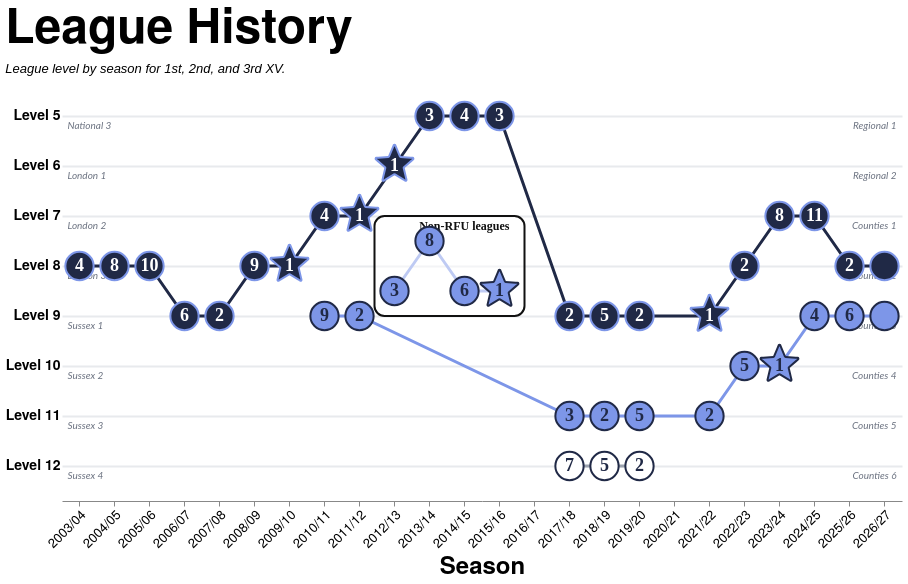

Vega-Lite specification stored for this chart:
### Vega-Lite specification from a JSON file in a GitHub repository (floating-point values rounded to 4 significant figures)
{"config": {"axis": {"labelFont": "PT Sans Narrow, Helvetica Neue, Helvetica, Arial, sans-serif", "titleFont": "PT Sans Narrow, Helvetica Neue, Helvetica, Arial, sans-serif", "labelFontSize": 13, "titleFontSize": 24, "gridColor": "#202947", "gridOpacity": 0.2, "zindex": 1}, "text": {"font": "Lato, sans-serif"}, "bar": {"cornerRadiusEnd": 5}, "header": {"labelFont": "PT Sans Narrow, Helvetica Neue, Helvetica, Arial, sans-serif", "titleFont": "PT Sans Narrow, Helvetica Neue, Helvetica, Arial, sans-serif", "labelFontSize": 24, "titleFontSize": 28, "labelFontWeight": "bold", "orient": "left"}, "legend": {"labelFont": "PT Sans Narrow, Helvetica Neue, Helvetica, Arial, sans-serif", "titleFont": "PT Sans Narrow, Helvetica Neue, Helvetica, Arial, sans-serif", "labelFontSize": 14, "titleFontSize": 16, "titlePadding": 5, "fillColor": "white", "strokeColor": "black", "padding": 10, "titleFontWeight": "lighter", "titleFontStyle": "italic", "titleColor": "gray", "offset": 10}, "title": {"font": "PT Sans Narrow, Helvetica Neue, Helvetica, Arial, sans-serif", "fontSize": 48, "fontWeight": "bold", "anchor": "start", "align": "center", "titlePadding": 20, "subtitlePadding": 10, "subtitleFontSize": 13, "subtitleColor": "", "subtitleFontStyle": "italic", "offset": 15, "color": "black"}, "axisX": {"labelAngle": 0}, "facet": {"title": null, "header": null, "align": {"row": "each", "column": "each"}, "spacing": 10}, "resolve": {"scale": {"y": "independent", "facet": "independent"}}, "background": "transparent", "scale": {"offsetBandPaddingOuter": 0.2, "offsetBandPaddingInner": 0.1}, "view": {"stroke": null, "background": "transparent"}}, "layer": [{"data": {"name": "data-bbbbaa5feb3e748d93e2c3d15291474e"}, "mark": {"type": "text", "align": "left", "baseline": "middle", "color": "#6b7280", "dx": -12, "dy": 10, "fontSize": 10, "fontStyle": "italic", "opacity": 1.0}, "encoding": {"text": {"field": "historic", "type": "nominal"}, "x": {"field": "left_anchor", "sort": ["2003/04", "2004/05", "2005/06", "2006/07", "2007/08", "2008/09", "2009/10", "2010/11", "2011/12", "2012/13", "2013/14", "2014/15", "2015/16", "2016/17", "2017/18", "2018/19", "2019/20", "2020/21", "2021/22", "2022/23", "2023/24", "2024/25", "2025/26", "2026/27"], "type": "nominal"}, "y": {"field": "level", "type": "ordinal"}}}, {"data": {"name": "data-bbbbaa5feb3e748d93e2c3d15291474e"}, "mark": {"type": "text", "align": "right", "baseline": "middle", "color": "#6b7280", "dx": 12, "dy": 10, "fontSize": 10, "fontStyle": "italic", "opacity": 1.0}, "encoding": {"text": {"field": "current", "type": "nominal"}, "x": {"field": "right_anchor", "sort": ["2003/04", "2004/05", "2005/06", "2006/07", "2007/08", "2008/09", "2009/10", "2010/11", "2011/12", "2012/13", "2013/14", "2014/15", "2015/16", "2016/17", "2017/18", "2018/19", "2019/20", "2020/21", "2021/22", "2022/23", "2023/24", "2024/25", "2025/26", "2026/27"], "type": "nominal"}, "y": {"field": "level", "type": "ordinal"}}}, {"data": {"name": "data-8ed215d22188c834ecd6f17a6f0923af"}, "mark": {"type": "line", "strokeWidth": 3}, "encoding": {"color": {"field": "squad", "legend": null, "scale": {"domain": ["1st", "2nd", "3rd"], "range": ["#202946", "#7d96e8", "#9ca3af"]}, "type": "nominal"}, "tooltip": [{"field": "season", "title": "Season", "type": "nominal"}, {"field": "squad", "title": "Squad", "type": "nominal"}, {"field": "league", "title": "League", "type": "nominal"}, {"field": "level_display_label", "title": "Level", "type": "nominal"}, {"field": "rank", "title": "Position", "type": "ordinal"}], "x": {"axis": {"labelAlign": "right", "labelAngle": -45, "offset": 10}, "field": "season", "scale": {"domain": ["2003/04", "2004/05", "2005/06", "2006/07", "2007/08", "2008/09", "2009/10", "2010/11", "2011/12", "2012/13", "2013/14", "2014/15", "2015/16", "2016/17", "2017/18", "2018/19", "2019/20", "2020/21", "2021/22", "2022/23", "2023/24", "2024/25", "2025/26", "2026/27"]}, "title": "Season", "type": "ordinal"}, "y": {"axis": {"domain": false, "grid": true, "gridColor": "#d1d5db", "gridOpacity": 0.5, "gridWidth": 2, "labelExpr": "'Level ' + datum.value", "labelFontSize": 14, "labelFontWeight": "bold", "ticks": false}, "field": "level", "title": null, "type": "ordinal"}}, "transform": [{"filter": "!(datum.is_non_rfu && datum.squad == '2nd')"}]}, {"data": {"name": "data-8ed215d22188c834ecd6f17a6f0923af"}, "mark": {"type": "line", "strokeWidth": 3, "yOffset": 25}, "encoding": {"color": {"field": "squad", "legend": null, "scale": {"domain": ["1st", "2nd", "3rd"], "range": ["#202946", "#7d96e8", "#9ca3af"]}, "type": "nominal"}, "tooltip": [{"field": "season", "title": "Season", "type": "nominal"}, {"field": "squad", "title": "Squad", "type": "nominal"}, {"field": "league", "title": "League", "type": "nominal"}, {"field": "level_display_label", "title": "Level", "type": "nominal"}, {"field": "rank", "title": "Position", "type": "ordinal"}], "x": {"axis": {"labelAlign": "right", "labelAngle": -45, "offset": 10}, "field": "season", "scale": {"domain": ["2003/04", "2004/05", "2005/06", "2006/07", "2007/08", "2008/09", "2009/10", "2010/11", "2011/12", "2012/13", "2013/14", "2014/15", "2015/16", "2016/17", "2017/18", "2018/19", "2019/20", "2020/21", "2021/22", "2022/23", "2023/24", "2024/25", "2025/26", "2026/27"]}, "title": "Season", "type": "ordinal"}, "y": {"axis": {"domain": false, "grid": true, "gridColor": "#d1d5db", "gridOpacity": 0.5, "gridWidth": 2, "labelExpr": "'Level ' + datum.value", "labelFontSize": 14, "labelFontWeight": "bold", "ticks": false}, "field": "level", "title": null, "type": "ordinal"}}, "transform": [{"filter": "datum.is_non_rfu && datum.squad == '2nd'"}]}, {"data": {"name": "data-25b8d91592a381e1b82909e6668e266d"}, "mark": {"type": "rect", "cornerRadius": 10, "fill": "white", "fillOpacity": 0.5, "stroke": "#111111", "strokeWidth": 2, "x2Offset": 25, "xOffset": -20, "y2Offset": 50, "yOffset": 0}, "encoding": {"x": {"field": "season_start", "scale": {"domain": ["2003/04", "2004/05", "2005/06", "2006/07", "2007/08", "2008/09", "2009/10", "2010/11", "2011/12", "2012/13", "2013/14", "2014/15", "2015/16", "2016/17", "2017/18", "2018/19", "2019/20", "2020/21", "2021/22", "2022/23", "2023/24", "2024/25", "2025/26", "2026/27"]}, "type": "ordinal"}, "x2": {"field": "season_end"}, "y": {"field": "level_start", "type": "ordinal"}, "y2": {"field": "level_end"}}}, {"data": {"name": "data-25b8d91592a381e1b82909e6668e266d"}, "mark": {"type": "text", "align": "right", "baseline": "top", "color": "#111111", "dx": 10, "dy": 5, "font": "PT Sans Narrow", "fontSize": 12, "fontWeight": "bold"}, "encoding": {"text": {"field": "label", "type": "nominal"}, "x": {"field": "season_end", "scale": {"domain": ["2003/04", "2004/05", "2005/06", "2006/07", "2007/08", "2008/09", "2009/10", "2010/11", "2011/12", "2012/13", "2013/14", "2014/15", "2015/16", "2016/17", "2017/18", "2018/19", "2019/20", "2020/21", "2021/22", "2022/23", "2023/24", "2024/25", "2025/26", "2026/27"]}, "type": "ordinal"}, "y": {"field": "level_start", "type": "ordinal"}}}, {"data": {"name": "data-8ed215d22188c834ecd6f17a6f0923af"}, "mark": {"type": "point", "filled": true, "opacity": 1, "size": 800, "strokeWidth": 2}, "encoding": {"color": {"field": "squad", "legend": null, "scale": {"domain": ["1st", "2nd", "3rd"], "range": ["#202946", "#7d96e8", "#9ca3af"]}, "type": "nominal"}, "fill": {"condition": {"test": "datum.squad == '3rd'", "value": "#ffffff"}, "field": "squad", "legend": null, "scale": {"domain": ["1st", "2nd", "3rd"], "range": ["#202946", "#7d96e8", "#9ca3af"]}, "type": "nominal"}, "shape": {"field": "marker_shape", "legend": null, "scale": null, "type": "nominal"}, "stroke": {"condition": {"test": "datum.squad == '1st'", "value": "#7d96e8"}, "value": "#202946"}, "tooltip": [{"field": "season", "title": "Season", "type": "nominal"}, {"field": "squad", "title": "Squad", "type": "nominal"}, {"field": "league", "title": "League", "type": "nominal"}, {"field": "level_display_label", "title": "Level", "type": "nominal"}, {"field": "rank", "title": "Position", "type": "ordinal"}], "x": {"axis": {"labelAlign": "right", "labelAngle": -45, "offset": 10}, "field": "season", "scale": {"domain": ["2003/04", "2004/05", "2005/06", "2006/07", "2007/08", "2008/09", "2009/10", "2010/11", "2011/12", "2012/13", "2013/14", "2014/15", "2015/16", "2016/17", "2017/18", "2018/19", "2019/20", "2020/21", "2021/22", "2022/23", "2023/24", "2024/25", "2025/26", "2026/27"]}, "title": "Season", "type": "ordinal"}, "y": {"axis": {"domain": false, "grid": true, "gridColor": "#d1d5db", "gridOpacity": 0.5, "gridWidth": 2, "labelExpr": "'Level ' + datum.value", "labelFontSize": 14, "labelFontWeight": "bold", "ticks": false}, "field": "level", "title": null, "type": "ordinal"}}, "transform": [{"filter": "!(datum.is_non_rfu && datum.squad == '2nd')"}]}, {"data": {"name": "data-8ed215d22188c834ecd6f17a6f0923af"}, "mark": {"type": "point", "filled": true, "opacity": 1, "size": 800, "strokeWidth": 2, "yOffset": 25}, "encoding": {"color": {"field": "squad", "legend": null, "scale": {"domain": ["1st", "2nd", "3rd"], "range": ["#202946", "#7d96e8", "#9ca3af"]}, "type": "nominal"}, "fill": {"condition": {"test": "datum.squad == '3rd'", "value": "#ffffff"}, "field": "squad", "legend": null, "scale": {"domain": ["1st", "2nd", "3rd"], "range": ["#202946", "#7d96e8", "#9ca3af"]}, "type": "nominal"}, "shape": {"field": "marker_shape", "legend": null, "scale": null, "type": "nominal"}, "stroke": {"condition": {"test": "datum.squad == '1st'", "value": "#7d96e8"}, "value": "#202946"}, "tooltip": [{"field": "season", "title": "Season", "type": "nominal"}, {"field": "squad", "title": "Squad", "type": "nominal"}, {"field": "league", "title": "League", "type": "nominal"}, {"field": "level_display_label", "title": "Level", "type": "nominal"}, {"field": "rank", "title": "Position", "type": "ordinal"}], "x": {"axis": {"labelAlign": "right", "labelAngle": -45, "offset": 10}, "field": "season", "scale": {"domain": ["2003/04", "2004/05", "2005/06", "2006/07", "2007/08", "2008/09", "2009/10", "2010/11", "2011/12", "2012/13", "2013/14", "2014/15", "2015/16", "2016/17", "2017/18", "2018/19", "2019/20", "2020/21", "2021/22", "2022/23", "2023/24", "2024/25", "2025/26", "2026/27"]}, "title": "Season", "type": "ordinal"}, "y": {"axis": {"domain": false, "grid": true, "gridColor": "#d1d5db", "gridOpacity": 0.5, "gridWidth": 2, "labelExpr": "'Level ' + datum.value", "labelFontSize": 14, "labelFontWeight": "bold", "ticks": false}, "field": "level", "title": null, "type": "ordinal"}}, "transform": [{"filter": "datum.is_non_rfu && datum.squad == '2nd'"}]}, {"data": {"name": "data-8ed215d22188c834ecd6f17a6f0923af"}, "mark": {"type": "text", "font": "PT Sans Narrow", "fontSize": 18, "fontWeight": "bold"}, "encoding": {"color": {"field": "rank_text_color", "legend": null, "scale": null, "type": "nominal"}, "text": {"field": "rank_label", "type": "nominal"}, "tooltip": [{"field": "season", "title": "Season", "type": "nominal"}, {"field": "squad", "title": "Squad", "type": "nominal"}, {"field": "league", "title": "League", "type": "nominal"}, {"field": "level_display_label", "title": "Level", "type": "nominal"}, {"field": "rank", "title": "Position", "type": "ordinal"}], "x": {"axis": {"labelAlign": "right", "labelAngle": -45, "offset": 10}, "field": "season", "scale": {"domain": ["2003/04", "2004/05", "2005/06", "2006/07", "2007/08", "2008/09", "2009/10", "2010/11", "2011/12", "2012/13", "2013/14", "2014/15", "2015/16", "2016/17", "2017/18", "2018/19", "2019/20", "2020/21", "2021/22", "2022/23", "2023/24", "2024/25", "2025/26", "2026/27"]}, "title": "Season", "type": "ordinal"}, "y": {"axis": {"domain": false, "grid": true, "gridColor": "#d1d5db", "gridOpacity": 0.5, "gridWidth": 2, "labelExpr": "'Level ' + datum.value", "labelFontSize": 14, "labelFontWeight": "bold", "ticks": false}, "field": "level", "title": null, "type": "ordinal"}}, "transform": [{"filter": "!(datum.is_non_rfu && datum.squad == '2nd')"}, {"filter": "!isValid(datum.is_current) || !datum.is_current"}]}, {"data": {"name": "data-8ed215d22188c834ecd6f17a6f0923af"}, "mark": {"type": "text", "font": "PT Sans Narrow", "fontSize": 18, "fontStyle": "italic", "fontWeight": "bold"}, "encoding": {"color": {"field": "rank_text_color", "legend": null, "scale": null, "type": "nominal"}, "text": {"field": "rank_label", "type": "nominal"}, "tooltip": [{"field": "season", "title": "Season", "type": "nominal"}, {"field": "squad", "title": "Squad", "type": "nominal"}, {"field": "league", "title": "League", "type": "nominal"}, {"field": "level_display_label", "title": "Level", "type": "nominal"}, {"field": "rank", "title": "Position", "type": "ordinal"}], "x": {"axis": {"labelAlign": "right", "labelAngle": -45, "offset": 10}, "field": "season", "scale": {"domain": ["2003/04", "2004/05", "2005/06", "2006/07", "2007/08", "2008/09", "2009/10", "2010/11", "2011/12", "2012/13", "2013/14", "2014/15", "2015/16", "2016/17", "2017/18", "2018/19", "2019/20", "2020/21", "2021/22", "2022/23", "2023/24", "2024/25", "2025/26", "2026/27"]}, "title": "Season", "type": "ordinal"}, "y": {"axis": {"domain": false, "grid": true, "gridColor": "#d1d5db", "gridOpacity": 0.5, "gridWidth": 2, "labelExpr": "'Level ' + datum.value", "labelFontSize": 14, "labelFontWeight": "bold", "ticks": false}, "field": "level", "title": null, "type": "ordinal"}}, "transform": [{"filter": "!(datum.is_non_rfu && datum.squad == '2nd')"}, {"filter": "datum.is_current"}]}, {"data": {"name": "data-8ed215d22188c834ecd6f17a6f0923af"}, "mark": {"type": "text", "font": "PT Sans Narrow", "fontSize": 18, "fontWeight": "bold", "yOffset": 25}, "encoding": {"color": {"field": "rank_text_color", "legend": null, "scale": null, "type": "nominal"}, "text": {"field": "rank_label", "type": "nominal"}, "tooltip": [{"field": "season", "title": "Season", "type": "nominal"}, {"field": "squad", "title": "Squad", "type": "nominal"}, {"field": "league", "title": "League", "type": "nominal"}, {"field": "level_display_label", "title": "Level", "type": "nominal"}, {"field": "rank", "title": "Position", "type": "ordinal"}], "x": {"axis": {"labelAlign": "right", "labelAngle": -45, "offset": 10}, "field": "season", "scale": {"domain": ["2003/04", "2004/05", "2005/06", "2006/07", "2007/08", "2008/09", "2009/10", "2010/11", "2011/12", "2012/13", "2013/14", "2014/15", "2015/16", "2016/17", "2017/18", "2018/19", "2019/20", "2020/21", "2021/22", "2022/23", "2023/24", "2024/25", "2025/26", "2026/27"]}, "title": "Season", "type": "ordinal"}, "y": {"axis": {"domain": false, "grid": true, "gridColor": "#d1d5db", "gridOpacity": 0.5, "gridWidth": 2, "labelExpr": "'Level ' + datum.value", "labelFontSize": 14, "labelFontWeight": "bold", "ticks": false}, "field": "level", "title": null, "type": "ordinal"}}, "transform": [{"filter": "datum.is_non_rfu && datum.squad == '2nd'"}, {"filter": "!isValid(datum.is_current) || !datum.is_current"}]}, {"data": {"name": "data-8ed215d22188c834ecd6f17a6f0923af"}, "mark": {"type": "text", "font": "PT Sans Narrow", "fontSize": 18, "fontStyle": "italic", "fontWeight": "bold", "yOffset": 25}, "encoding": {"color": {"field": "rank_text_color", "legend": null, "scale": null, "type": "nominal"}, "text": {"field": "rank_label", "type": "nominal"}, "tooltip": [{"field": "season", "title": "Season", "type": "nominal"}, {"field": "squad", "title": "Squad", "type": "nominal"}, {"field": "league", "title": "League", "type": "nominal"}, {"field": "level_display_label", "title": "Level", "type": "nominal"}, {"field": "rank", "title": "Position", "type": "ordinal"}], "x": {"axis": {"labelAlign": "right", "labelAngle": -45, "offset": 10}, "field": "season", "scale": {"domain": ["2003/04", "2004/05", "2005/06", "2006/07", "2007/08", "2008/09", "2009/10", "2010/11", "2011/12", "2012/13", "2013/14", "2014/15", "2015/16", "2016/17", "2017/18", "2018/19", "2019/20", "2020/21", "2021/22", "2022/23", "2023/24", "2024/25", "2025/26", "2026/27"]}, "title": "Season", "type": "ordinal"}, "y": {"axis": {"domain": false, "grid": true, "gridColor": "#d1d5db", "gridOpacity": 0.5, "gridWidth": 2, "labelExpr": "'Level ' + datum.value", "labelFontSize": 14, "labelFontWeight": "bold", "ticks": false}, "field": "level", "title": null, "type": "ordinal"}}, "transform": [{"filter": "datum.is_non_rfu && datum.squad == '2nd'"}, {"filter": "datum.is_current"}]}], "height": {"step": 50}, "resolve": {"scale": {"color": "independent"}}, "title": {"text": "League History", "subtitle": "League level by season for 1st, 2nd, and 3rd XV."}, "width": {"step": 35}, "$schema": "https://vega.github.io/schema/vega-lite/v5.20.1.json", "datasets": {"data-bbbbaa5feb3e748d93e2c3d15291474e": [{"level": 5, "historic": "National 3", "current": "Regional 1", "left_anchor": "2003/04", "right_anchor": "2026/27"}, {"level": 6, "historic": "London 1", "current": "Regional 2", "left_anchor": "2003/04", "right_anchor": "2026/27"}, {"level": 7, "historic": "London 2", "current": "Counties 1", "left_anchor": "2003/04", "right_anchor": "2026/27"}, {"level": 8, "historic": "London 3", "current": "Counties 2", "left_anchor": "2003/04", "right_anchor": "2026/27"}, {"level": 9, "historic": "Sussex 1", "current": "Counties 3", "left_anchor": "2003/04", "right_anchor": "2026/27"}, {"level": 10, "historic": "Sussex 2", "current": "Counties 4", "left_anchor": "2003/04", "right_anchor": "2026/27"}, {"level": 11, "historic": "Sussex 3", "current": "Counties 5", "left_anchor": "2003/04", "right_anchor": "2026/27"}, {"level": 12, "historic": "Sussex 4", "current": "Counties 6", "left_anchor": "2003/04", "right_anchor": "2026/27"}], "data-8ed215d22188c834ecd6f17a6f0923af": [{"season": "2003/04", "season_start_year": 2003, "squad": "1st", "league": "London 4 South East", "level": 8, "rank": 4, "is_non_rfu": false, "is_no_league": false, "is_special": false, "marker_shape": "circle", "rank_label": "4", "rank_text_color": "#ffffff", "special_label": "", "level_display_label": "Level 8"}, {"season": "2004/05", "season_start_year": 2004, "squad": "1st", "league": "London 4 South East", "level": 8, "rank": 8, "is_non_rfu": false, "is_no_league": false, "is_special": false, "marker_shape": "circle", "rank_label": "8", "rank_text_color": "#ffffff", "special_label": "", "level_display_label": "Level 8"}, {"season": "2005/06", "season_start_year": 2005, "squad": "1st", "league": "London 4 South East", "level": 8, "rank": 10, "is_non_rfu": false, "is_no_league": false, "is_special": false, "marker_shape": "circle", "rank_label": "10", "rank_text_color": "#ffffff", "special_label": "", "level_display_label": "Level 8"}, {"season": "2006/07", "season_start_year": 2006, "squad": "1st", "league": "Sussex 1", "level": 9, "rank": 6, "is_non_rfu": false, "is_no_league": false, "is_special": false, "marker_shape": "circle", "rank_label": "6", "rank_text_color": "#ffffff", "special_label": "", "level_display_label": "Level 9"}, {"season": "2007/08", "season_start_year": 2007, "squad": "1st", "league": "Sussex 1", "level": 9, "rank": 2, "is_non_rfu": false, "is_no_league": false, "is_special": false, "marker_shape": "circle", "rank_label": "2", "rank_text_color": "#ffffff", "special_label": "", "level_display_label": "Level 9"}, {"season": "2008/09", "season_start_year": 2008, "squad": "1st", "league": "London 4 South East", "level": 8, "rank": 9, "is_non_rfu": false, "is_no_league": false, "is_special": false, "marker_shape": "circle", "rank_label": "9", "rank_text_color": "#ffffff", "special_label": "", "level_display_label": "Level 8"}, {"season": "2009/10", "season_start_year": 2009, "squad": "1st", "league": "London 3 South East", "level": 8, "rank": 1, "is_non_rfu": false, "is_no_league": false, "is_special": false, "marker_shape": "M-.1041-1.3497-.0786-1.4111-.0554-1.4668C-.0349-1.5161.0349-1.5161.0554-1.4668L.0786-1.4111.1041-1.3497.1083-1.3396.3827-.6799C.3913-.6591.4109-.645.4333-.6432L1.1455-.5861 1.1563-.5852 1.2226-.5799 1.2828-.5751C1.336-.5708 1.3576-.5044 1.317-.4697L1.2712-.4304 1.2207-.3871 1.2124-.3801.6698.0847C.6527.0994.6453.1223.6505.1442L.8162.8392.8188.8498.8342.9145.8482.9732C.8606 1.0251.8041 1.0661.7586 1.0383L.7071 1.0069.6503.9722.641.9665.0313.5941C.0121.5824-.0121.5824-.0313.5941L-.641.9665-.6503.9722-.707 1.0069-.7585 1.0383C-.8041 1.0661-.8606 1.0251-.8482.9732L-.8342.9145-.8187.8498-.8162.8392-.6504.1442C-.6452.1223-.6527.0994-.6698.0847L-1.2124-.3801-1.2206-.3871-1.2712-.4304-1.317-.4697C-1.3575-.5044-1.336-.5708-1.2828-.5751L-1.2226-.5799-1.1563-.5852-1.1454-.5861-.4333-.6432C-.4108-.645-.3913-.6592-.3827-.6799L-.1083-1.3396-.1041-1.3497Z", "rank_label": "1", "rank_text_color": "#ffffff", "special_label": "", "level_display_label": "Level 8"}, {"season": "2010/11", "season_start_year": 2010, "squad": "1st", "league": "London 2 South East", "level": 7, "rank": 4, "is_non_rfu": false, "is_no_league": false, "is_special": false, "marker_shape": "circle", "rank_label": "4", "rank_text_color": "#ffffff", "special_label": "", "level_display_label": "Level 7"}, {"season": "2010/11", "season_start_year": 2010, "squad": "2nd", "league": "Sussex Spitfire 1", "level": 9, "rank": 9, "is_non_rfu": false, "is_no_league": false, "is_special": false, "marker_shape": "circle", "rank_label": "9", "rank_text_color": "#202946", "special_label": "", "level_display_label": "Level 9"}, {"season": "2011/12", "season_start_year": 2011, "squad": "1st", "league": "London 2 South East", "level": 7, "rank": 1, "is_non_rfu": false, "is_no_league": false, "is_special": false, "marker_shape": "M-.1041-1.3497-.0786-1.4111-.0554-1.4668C-.0349-1.5161.0349-1.5161.0554-1.4668L.0786-1.4111.1041-1.3497.1083-1.3396.3827-.6799C.3913-.6591.4109-.645.4333-.6432L1.1455-.5861 1.1563-.5852 1.2226-.5799 1.2828-.5751C1.336-.5708 1.3576-.5044 1.317-.4697L1.2712-.4304 1.2207-.3871 1.2124-.3801.6698.0847C.6527.0994.6453.1223.6505.1442L.8162.8392.8188.8498.8342.9145.8482.9732C.8606 1.0251.8041 1.0661.7586 1.0383L.7071 1.0069.6503.9722.641.9665.0313.5941C.0121.5824-.0121.5824-.0313.5941L-.641.9665-.6503.9722-.707 1.0069-.7585 1.0383C-.8041 1.0661-.8606 1.0251-.8482.9732L-.8342.9145-.8187.8498-.8162.8392-.6504.1442C-.6452.1223-.6527.0994-.6698.0847L-1.2124-.3801-1.2206-.3871-1.2712-.4304-1.317-.4697C-1.3575-.5044-1.336-.5708-1.2828-.5751L-1.2226-.5799-1.1563-.5852-1.1454-.5861-.4333-.6432C-.4108-.645-.3913-.6592-.3827-.6799L-.1083-1.3396-.1041-1.3497Z", "rank_label": "1", "rank_text_color": "#ffffff", "special_label": "", "level_display_label": "Level 7"}, {"season": "2011/12", "season_start_year": 2011, "squad": "2nd", "league": "Sussex Spitfire 1", "level": 9, "rank": 2, "is_non_rfu": false, "is_no_league": false, "is_special": false, "marker_shape": "circle", "rank_label": "2", "rank_text_color": "#202946", "special_label": "", "level_display_label": "Level 9"}, {"season": "2012/13", "season_start_year": 2012, "squad": "1st", "league": "London 1 South", "level": 6, "rank": 1, "is_non_rfu": false, "is_no_league": false, "is_special": false, "marker_shape": "M-.1041-1.3497-.0786-1.4111-.0554-1.4668C-.0349-1.5161.0349-1.5161.0554-1.4668L.0786-1.4111.1041-1.3497.1083-1.3396.3827-.6799C.3913-.6591.4109-.645.4333-.6432L1.1455-.5861 1.1563-.5852 1.2226-.5799 1.2828-.5751C1.336-.5708 1.3576-.5044 1.317-.4697L1.2712-.4304 1.2207-.3871 1.2124-.3801.6698.0847C.6527.0994.6453.1223.6505.1442L.8162.8392.8188.8498.8342.9145.8482.9732C.8606 1.0251.8041 1.0661.7586 1.0383L.7071 1.0069.6503.9722.641.9665.0313.5941C.0121.5824-.0121.5824-.0313.5941L-.641.9665-.6503.9722-.707 1.0069-.7585 1.0383C-.8041 1.0661-.8606 1.0251-.8482.9732L-.8342.9145-.8187.8498-.8162.8392-.6504.1442C-.6452.1223-.6527.0994-.6698.0847L-1.2124-.3801-1.2206-.3871-1.2712-.4304-1.317-.4697C-1.3575-.5044-1.336-.5708-1.2828-.5751L-1.2226-.5799-1.1563-.5852-1.1454-.5861-.4333-.6432C-.4108-.645-.3913-.6592-.3827-.6799L-.1083-1.3396-.1041-1.3497Z", "rank_label": "1", "rank_text_color": "#ffffff", "special_label": "", "level_display_label": "Level 6"}, {"season": "2012/13", "season_start_year": 2012, "squad": "2nd", "league": "Raging Bull Shield 3 South", "level": 8, "rank": 3, "is_non_rfu": true, "is_no_league": false, "is_special": true, "marker_shape": "circle", "rank_label": "3", "rank_text_color": "#202946", "special_label": "Non-RFU league", "level_display_label": "Non-RFU league"}, {"season": "2013/14", "season_start_year": 2013, "squad": "1st", "league": "National League 3 London & SE", "level": 5, "rank": 3, "is_non_rfu": false, "is_no_league": false, "is_special": false, "marker_shape": "circle", "rank_label": "3", "rank_text_color": "#ffffff", "special_label": "", "level_display_label": "Level 5"}, {"season": "2013/14", "season_start_year": 2013, "squad": "2nd", "league": "Raging Bull Shield 2 South", "level": 7, "rank": 8, "is_non_rfu": true, "is_no_league": false, "is_special": true, "marker_shape": "circle", "rank_label": "8", "rank_text_color": "#202946", "special_label": "Non-RFU league", "level_display_label": "Non-RFU league"}, {"season": "2014/15", "season_start_year": 2014, "squad": "1st", "league": "National League 3 London & SE", "level": 5, "rank": 4, "is_non_rfu": false, "is_no_league": false, "is_special": false, "marker_shape": "circle", "rank_label": "4", "rank_text_color": "#ffffff", "special_label": "", "level_display_label": "Level 5"}, {"season": "2014/15", "season_start_year": 2014, "squad": "2nd", "league": "Raging Bull Shield 3", "level": 8, "rank": 6, "is_non_rfu": true, "is_no_league": false, "is_special": true, "marker_shape": "circle", "rank_label": "6", "rank_text_color": "#202946", "special_label": "Non-RFU league", "level_display_label": "Non-RFU league"}, {"season": "2015/16", "season_start_year": 2015, "squad": "1st", "league": "National League 3 London & SE", "level": 5, "rank": 3, "is_non_rfu": false, "is_no_league": false, "is_special": false, "marker_shape": "circle", "rank_label": "3", "rank_text_color": "#ffffff", "special_label": "", "level_display_label": "Level 5"}, {"season": "2015/16", "season_start_year": 2015, "squad": "2nd", "league": "Raging Bull Shield 3 Conference 1", "level": 8, "rank": 1, "is_non_rfu": true, "is_no_league": false, "is_special": true, "marker_shape": "M-.1041-1.3497-.0786-1.4111-.0554-1.4668C-.0349-1.5161.0349-1.5161.0554-1.4668L.0786-1.4111.1041-1.3497.1083-1.3396.3827-.6799C.3913-.6591.4109-.645.4333-.6432L1.1455-.5861 1.1563-.5852 1.2226-.5799 1.2828-.5751C1.336-.5708 1.3576-.5044 1.317-.4697L1.2712-.4304 1.2207-.3871 1.2124-.3801.6698.0847C.6527.0994.6453.1223.6505.1442L.8162.8392.8188.8498.8342.9145.8482.9732C.8606 1.0251.8041 1.0661.7586 1.0383L.7071 1.0069.6503.9722.641.9665.0313.5941C.0121.5824-.0121.5824-.0313.5941L-.641.9665-.6503.9722-.707 1.0069-.7585 1.0383C-.8041 1.0661-.8606 1.0251-.8482.9732L-.8342.9145-.8187.8498-.8162.8392-.6504.1442C-.6452.1223-.6527.0994-.6698.0847L-1.2124-.3801-1.2206-.3871-1.2712-.4304-1.317-.4697C-1.3575-.5044-1.336-.5708-1.2828-.5751L-1.2226-.5799-1.1563-.5852-1.1454-.5861-.4333-.6432C-.4108-.645-.3913-.6592-.3827-.6799L-.1083-1.3396-.1041-1.3497Z", "rank_label": "1", "rank_text_color": "#202946", "special_label": "Non-RFU league", "level_display_label": "Non-RFU league"}, {"season": "2017/18", "season_start_year": 2017, "squad": "1st", "league": "Harvey's of Sussex 1", "level": 9, "rank": 2, "is_non_rfu": false, "is_no_league": false, "is_special": false, "marker_shape": "circle", "rank_label": "2", "rank_text_color": "#ffffff", "special_label": "", "level_display_label": "Level 9"}, {"season": "2017/18", "season_start_year": 2017, "squad": "2nd", "league": "Sussex 3 \"Forwards Choice\"", "level": 11, "rank": 3, "is_non_rfu": false, "is_no_league": false, "is_special": false, "marker_shape": "circle", "rank_label": "3", "rank_text_color": "#202946", "special_label": "", "level_display_label": "Level 11"}, {"season": "2017/18", "season_start_year": 2017, "squad": "3rd", "league": "Sussex 4 East \"Bonfire Boy\"", "level": 12, "rank": 7, "is_non_rfu": false, "is_no_league": false, "is_special": false, "marker_shape": "circle", "rank_label": "7", "rank_text_color": "#202946", "special_label": "", "level_display_label": "Level 12"}, {"season": "2018/19", "season_start_year": 2018, "squad": "1st", "league": "Harvey's of Sussex 1", "level": 9, "rank": 5, "is_non_rfu": false, "is_no_league": false, "is_special": false, "marker_shape": "circle", "rank_label": "5", "rank_text_color": "#ffffff", "special_label": "", "level_display_label": "Level 9"}, {"season": "2018/19", "season_start_year": 2018, "squad": "2nd", "league": "Sussex 3 East \"Bonfire Boy\"", "level": 11, "rank": 2, "is_non_rfu": false, "is_no_league": false, "is_special": false, "marker_shape": "circle", "rank_label": "2", "rank_text_color": "#202946", "special_label": "", "level_display_label": "Level 11"}, {"season": "2018/19", "season_start_year": 2018, "squad": "3rd", "league": "Sussex 4 East \"Albion Ale\"", "level": 12, "rank": 5, "is_non_rfu": false, "is_no_league": false, "is_special": false, "marker_shape": "circle", "rank_label": "5", "rank_text_color": "#202946", "special_label": "", "level_display_label": "Level 12"}, {"season": "2019/20", "season_start_year": 2019, "squad": "1st", "league": "Harvey's of Sussex 1", "level": 9, "rank": 2, "is_non_rfu": false, "is_no_league": false, "is_special": false, "marker_shape": "circle", "rank_label": "2", "rank_text_color": "#ffffff", "special_label": "", "level_display_label": "Level 9"}, {"season": "2019/20", "season_start_year": 2019, "squad": "2nd", "league": "Sussex 3 East", "level": 11, "rank": 5, "is_non_rfu": false, "is_no_league": false, "is_special": false, "marker_shape": "circle", "rank_label": "5", "rank_text_color": "#202946", "special_label": "", "level_display_label": "Level 11"}, {"season": "2019/20", "season_start_year": 2019, "squad": "3rd", "league": "Sussex 4", "level": 12, "rank": 2, "is_non_rfu": false, "is_no_league": false, "is_special": false, "marker_shape": "circle", "rank_label": "2", "rank_text_color": "#202946", "special_label": "", "level_display_label": "Level 12"}, {"season": "2021/22", "season_start_year": 2021, "squad": "1st", "league": "Harvey's of Sussex 1", "level": 9, "rank": 1, "is_non_rfu": false, "is_no_league": false, "is_special": false, "marker_shape": "M-.1041-1.3497-.0786-1.4111-.0554-1.4668C-.0349-1.5161.0349-1.5161.0554-1.4668L.0786-1.4111.1041-1.3497.1083-1.3396.3827-.6799C.3913-.6591.4109-.645.4333-.6432L1.1455-.5861 1.1563-.5852 1.2226-.5799 1.2828-.5751C1.336-.5708 1.3576-.5044 1.317-.4697L1.2712-.4304 1.2207-.3871 1.2124-.3801.6698.0847C.6527.0994.6453.1223.6505.1442L.8162.8392.8188.8498.8342.9145.8482.9732C.8606 1.0251.8041 1.0661.7586 1.0383L.7071 1.0069.6503.9722.641.9665.0313.5941C.0121.5824-.0121.5824-.0313.5941L-.641.9665-.6503.9722-.707 1.0069-.7585 1.0383C-.8041 1.0661-.8606 1.0251-.8482.9732L-.8342.9145-.8187.8498-.8162.8392-.6504.1442C-.6452.1223-.6527.0994-.6698.0847L-1.2124-.3801-1.2206-.3871-1.2712-.4304-1.317-.4697C-1.3575-.5044-1.336-.5708-1.2828-.5751L-1.2226-.5799-1.1563-.5852-1.1454-.5861-.4333-.6432C-.4108-.645-.3913-.6592-.3827-.6799L-.1083-1.3396-.1041-1.3497Z", "rank_label": "1", "rank_text_color": "#ffffff", "special_label": "", "level_display_label": "Level 9"}, {"season": "2021/22", "season_start_year": 2021, "squad": "2nd", "league": "Harvey's Olympia Sussex 3 Central", "level": 11, "rank": 2, "is_non_rfu": false, "is_no_league": false, "is_special": false, "marker_shape": "circle", "rank_label": "2", "rank_text_color": "#202946", "special_label": "", "level_display_label": "Level 11"}, {"season": "2022/23", "season_start_year": 2022, "squad": "1st", "league": "Counties 2 Sussex", "level": 8, "rank": 2, "is_non_rfu": false, "is_no_league": false, "is_special": false, "marker_shape": "circle", "rank_label": "2", "rank_text_color": "#ffffff", "special_label": "", "level_display_label": "Level 8"}, {"season": "2022/23", "season_start_year": 2022, "squad": "2nd", "league": "Harvey's Wharf IPA Counties 4 Sussex", "level": 10, "rank": 5, "is_non_rfu": false, "is_no_league": false, "is_special": false, "marker_shape": "circle", "rank_label": "5", "rank_text_color": "#202946", "special_label": "", "level_display_label": "Level 10"}, {"season": "2023/24", "season_start_year": 2023, "squad": "1st", "league": "Counties 1 Surrey/Sussex", "level": 7, "rank": 8, "is_non_rfu": false, "is_no_league": false, "is_special": false, "marker_shape": "circle", "rank_label": "8", "rank_text_color": "#ffffff", "special_label": "", "level_display_label": "Level 7"}, {"season": "2023/24", "season_start_year": 2023, "squad": "2nd", "league": "Harvey's Wharf IPA Counties 4 Sussex East", "level": 10, "rank": 1, "is_non_rfu": false, "is_no_league": false, "is_special": false, "marker_shape": "M-.1041-1.3497-.0786-1.4111-.0554-1.4668C-.0349-1.5161.0349-1.5161.0554-1.4668L.0786-1.4111.1041-1.3497.1083-1.3396.3827-.6799C.3913-.6591.4109-.645.4333-.6432L1.1455-.5861 1.1563-.5852 1.2226-.5799 1.2828-.5751C1.336-.5708 1.3576-.5044 1.317-.4697L1.2712-.4304 1.2207-.3871 1.2124-.3801.6698.0847C.6527.0994.6453.1223.6505.1442L.8162.8392.8188.8498.8342.9145.8482.9732C.8606 1.0251.8041 1.0661.7586 1.0383L.7071 1.0069.6503.9722.641.9665.0313.5941C.0121.5824-.0121.5824-.0313.5941L-.641.9665-.6503.9722-.707 1.0069-.7585 1.0383C-.8041 1.0661-.8606 1.0251-.8482.9732L-.8342.9145-.8187.8498-.8162.8392-.6504.1442C-.6452.1223-.6527.0994-.6698.0847L-1.2124-.3801-1.2206-.3871-1.2712-.4304-1.317-.4697C-1.3575-.5044-1.336-.5708-1.2828-.5751L-1.2226-.5799-1.1563-.5852-1.1454-.5861-.4333-.6432C-.4108-.645-.3913-.6592-.3827-.6799L-.1083-1.3396-.1041-1.3497Z", "rank_label": "1", "rank_text_color": "#202946", "special_label": "", "level_display_label": "Level 10"}, {"season": "2024/25", "season_start_year": 2024, "squad": "1st", "league": "Counties 1 Surrey/Sussex", "level": 7, "rank": 11, "is_non_rfu": false, "is_no_league": false, "is_special": false, "marker_shape": "circle", "rank_label": "11", "rank_text_color": "#ffffff", "special_label": "", "level_display_label": "Level 7"}, {"season": "2024/25", "season_start_year": 2024, "squad": "2nd", "league": "Harvey's Brewery Counties 3 Sussex", "level": 9, "rank": 4, "is_non_rfu": false, "is_no_league": false, "is_special": false, "marker_shape": "circle", "rank_label": "4", "rank_text_color": "#202946", "special_label": "", "level_display_label": "Level 9"}, {"season": "2025/26", "season_start_year": 2025, "squad": "1st", "league": "Counties 2 Sussex", "level": 8, "rank": 2, "is_non_rfu": false, "is_no_league": false, "is_special": false, "marker_shape": "circle", "rank_label": "2", "rank_text_color": "#ffffff", "special_label": "", "level_display_label": "Level 8"}, {"season": "2025/26", "season_start_year": 2025, "squad": "2nd", "league": "Harvey's Brewery Counties 3 Sussex", "level": 9, "rank": 6, "is_non_rfu": false, "is_no_league": false, "is_special": false, "marker_shape": "circle", "rank_label": "6", "rank_text_color": "#202946", "special_label": "", "level_display_label": "Level 9"}, {"season": "2026/27", "season_start_year": 2026, "squad": "1st", "league": "Counties 2 Sussex", "level": 8, "rank": null, "is_non_rfu": false, "is_no_league": false, "is_special": false, "marker_shape": "circle", "rank_label": "", "rank_text_color": "#ffffff", "special_label": "", "level_display_label": "Level 8"}, {"season": "2026/27", "season_start_year": 2026, "squad": "2nd", "league": "Harvey's Brewery Counties 3 Sussex", "level": 9, "rank": null, "is_non_rfu": false, "is_no_league": false, "is_special": false, "marker_shape": "circle", "rank_label": "", "rank_text_color": "#202946", "special_label": "", "level_display_label": "Level 9"}], "data-25b8d91592a381e1b82909e6668e266d": [{"season_start": "2012/13", "season_end": "2015/16", "level_start": 7, "level_end": 8, "label": "Non-RFU leagues"}]}}
